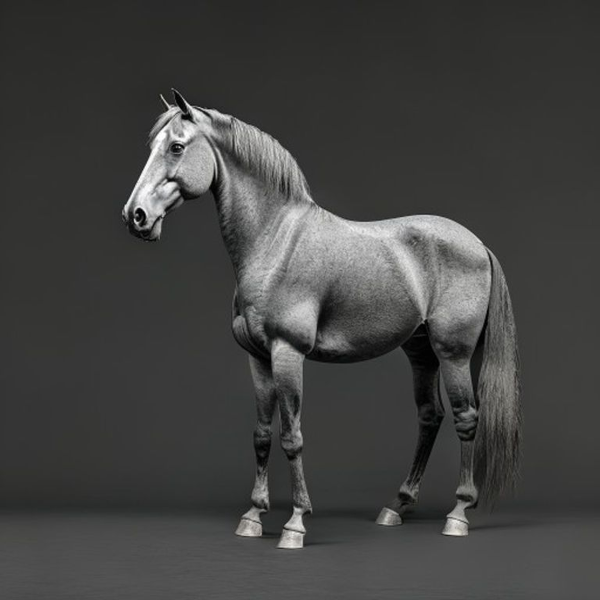
#> input picture lokis-assets/sleipnir/sleipnir-body-base.png, 1200 x 1200 px, found by its file name (shown at 1/2 size)
$ python gen_sleipnir_8leg3.py
#> lines starting #> are read from the running program, lines starting #| are printed output that depends on the picture; after the words box and inside, x2 and y2 are one past the last pixel; in counts of white or black regions, pixels touching at a corner belong together
#!/usr/bin/env python3
"""Premium 8-legged Sleipnir splash (1080x1350).

The body base is a GREYSCALE horse render on a darker grey vignette. There is no
alpha channel and no hue separation, so the background is keyed out by LUMINANCE:
horse pixels are brighter than the background. We feather the luminance mask into a
soft alpha, build a transparent RGBA horse, then clone each real leg ONCE to the
right with a cool shadow tint -> 4 originals + 4 clones = 8 legs (four pairs), which
is how Sleipnir is actually depicted. No numpy required.
"""
import os
from PIL import Image, ImageFilter, ImageDraw

BASE = "/data/data/com.termux/files/home/storage/downloads/hermes-output"
SRC = os.path.join(BASE, "lokis-assets/sleipnir/sleipnir-body-base.png")
OUT = os.path.join(BASE, "lokis-assets/sleipnir/sleipnir-8leg-splash.png")

# ---------------------------------------------------------------- load + key
im = Image.open(SRC).convert("RGB")
#> im is the input picture: PIL image 1200x1200 RGB; mean R, G, B 66.5, 66.7, 65.4
W, H = im.size                      # 1200 x 1200
#> W = 1200; H = 1200
lum = im.convert("L")

THR = 100                           # luminance above this = horse (brighter than bg)
mask = lum.point(lambda v: 255 if v > THR else 0)
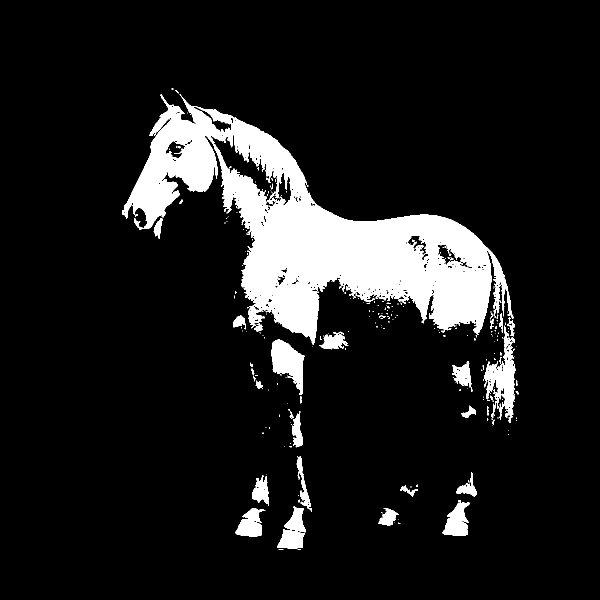
#> mask: PIL image 1200x1200 L (shown at 1/2 size); 11% white; 244 white regions (204 under 20 px), largest, box (x1, y1, x2, y2) and area: (244, 188, 1027, 690) 132633, (968, 651, 1032, 846) 4695, (543, 679, 609, 790) 3980
mask = mask.filter(ImageFilter.GaussianBlur(2))   # tighter feather -> less halo
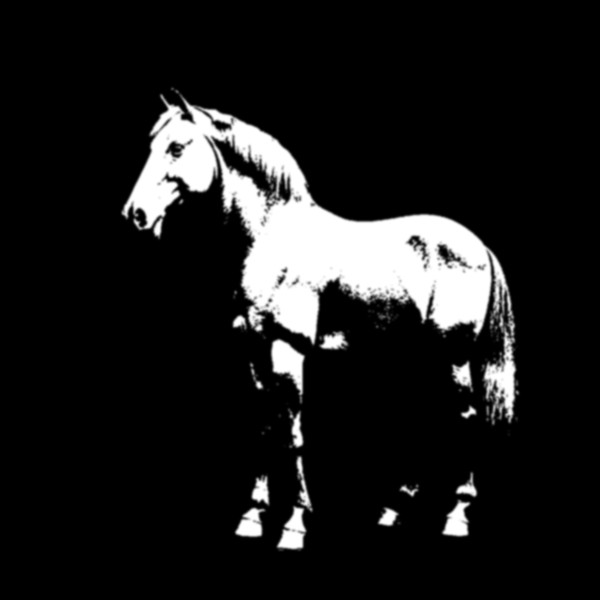
#> mask: PIL image 1200x1200 L (shown at 1/2 size); min 0, max 255, mean 28.2
horse = Image.merge("RGBA", (im.split()[0], im.split()[1], im.split()[2], mask))
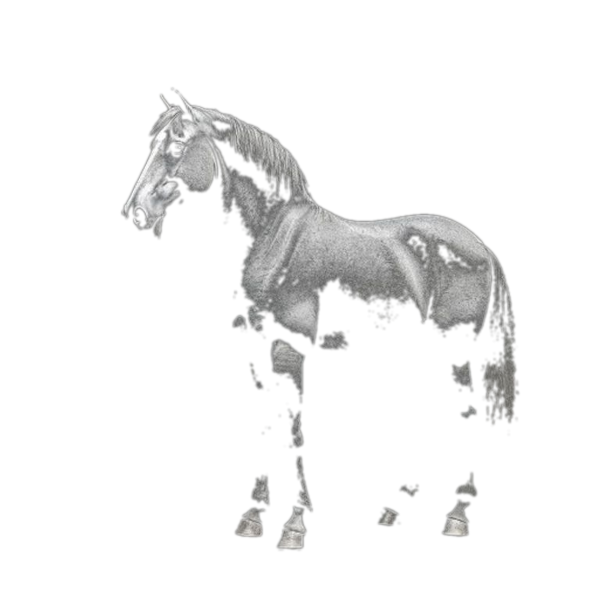
#> horse: PIL image 1200x1200 RGBA (shown at 1/2 size); mean R, G, B, A 66.5, 66.7, 65.4, 28.2; transparent parts drawn white

# ---------------------------------------------------------------- leg positions
# The two front legs sit very close and merge in auto-detection, so we use the
# four validated leg-center fractions (all verified to land on real leg coverage).
leg_centers = [0.42, 0.48, 0.65, 0.76]

# ---------------------------------------------------------------- canvas
CW, CH = 1080, 1350
# vertical-gradient background + faint central glow
bg = Image.new("RGB", (CW, CH))
#> bg: PIL image 1080x1350 RGB; every value is 0
for y in range(CH):
    t = y / CH
    r = int(20 + (8 - 20) * t)
    g = int(18 + (6 - 18) * t)
    b = int(30 + (16 - 30) * t)
    for x in range(0, CW, 8):
        bg.paste((r, g, b), (x, y, x + 8, y + 1))
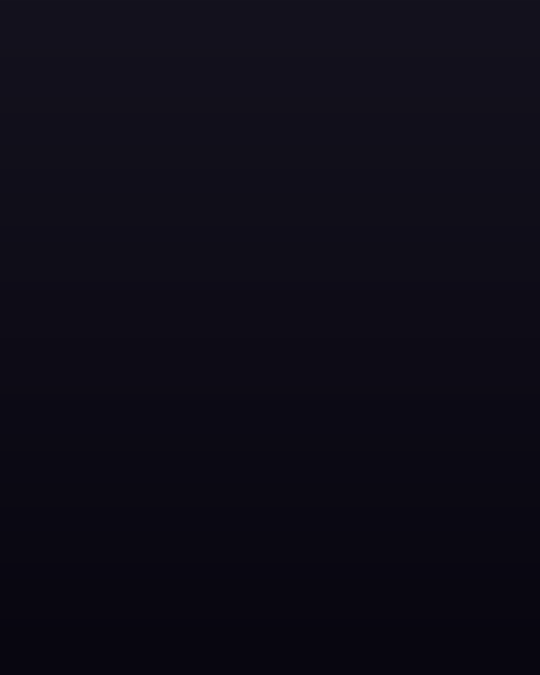
#> bg: PIL image 1080x1350 RGB (shown at 1/2 size); mean R, G, B 13.5, 11.5, 22.5
glow = Image.new("RGB", (CW, CH), (0, 0, 0))
gd = ImageDraw.Draw(glow)
gd.ellipse([CW*0.18, CH*0.30, CW*0.82, CH*0.80], fill=(60, 54, 84))
glow = glow.filter(ImageFilter.GaussianBlur(120))
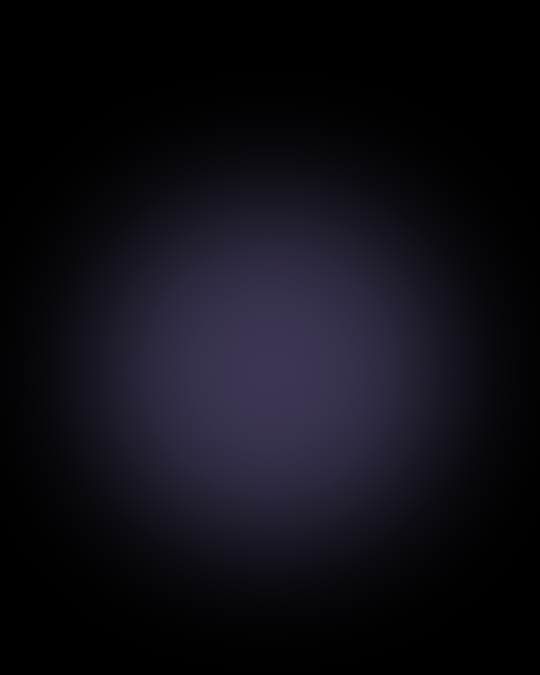
#> glow: PIL image 1080x1350 RGB (shown at 1/2 size); mean R, G, B 15.1, 13.5, 21.1
bg = Image.blend(bg, glow, 0.18)

# ---------------------------------------------------------------- place horse
scale = CW / W                       # 0.9 -> horse is 1080x1080
#> scale = 0.9
horse_s = horse.resize((CW, int(H * scale)), Image.LANCZOS)
by = (CH - horse_s.height) // 2     # center vertically
#> by = 135
canvas = bg.copy()
canvas.paste(horse_s, (0, by), horse_s)
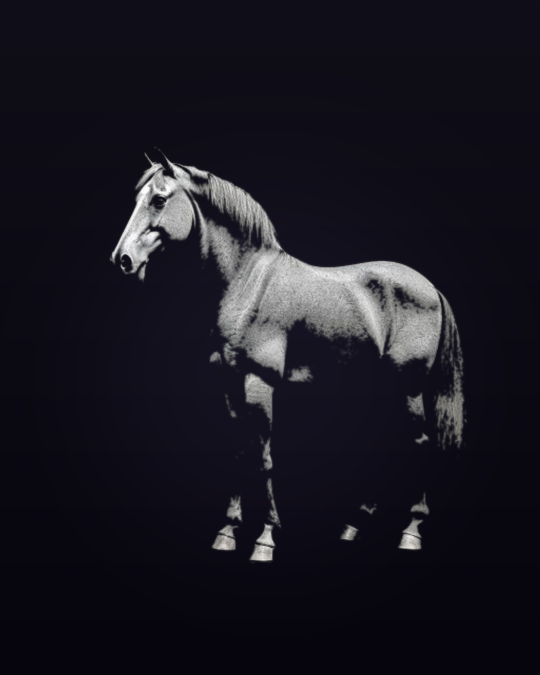
#> canvas: PIL image 1080x1350 RGB (shown at 1/2 size); mean R, G, B 25, 23.3, 32.5

# ---------------------------------------------------------------- clone legs
half_w_f = 0.05                      # leg half-width as fraction of source W
top_f, bot_f = 0.63, 0.93
SX = CW / W                       # source->canvas x scale (== scale)
#> SX = 0.9


def shadow_tint(rgba):
    r, g, b, a = rgba.split()
    r = r.point(lambda v: int(v * 0.50))      # red cut most -> cool
    g = g.point(lambda v: int(v * 0.58))
    b = g.point(lambda v: int(v * 0.70))      # blue cut least -> cool shadow
    a = a.point(lambda v: int(v * 0.92))
    return Image.merge("RGBA", (r, g, b, a))


# tiny per-leg rotation (deg) + offset so each pair looks organic, not stamped
rot = [2.0, -1.5, 1.2, -2.3]
jit = [int(0.012 * CW), int(0.018 * CW), int(0.010 * CW), int(0.015 * CW)]

for i, c in enumerate(leg_centers):
    cx = c * SX                                   # leg center, canvas x
    cy_top = by + int(top_f * horse_s.height)
    cy_bot = by + int(bot_f * horse_s.height)
    # crop the leg (with real alpha) from the scaled horse
    leg = horse_s.crop((int(cx - half_w_f * CW), cy_top,
                        int(cx + half_w_f * CW), cy_bot))
    clone = shadow_tint(leg)
    # slight rotation around the leg's top-center so it stays anchored to the body
    clone = clone.rotate(rot[i], resample=Image.BICUBIC, center=(clone.width // 2, 0),
                         expand=True)
    # paste clone to the right = paired leg; original leg already present in body.
    # offset kept small so the pair reads as a near-double, not a stray third leg.
    base_x = int(cx - half_w_f * CW) + int(0.032 * CW) + jit[i]
    canvas.paste(clone, (base_x, cy_top - clone.height // 12), clone)
#> clone: PIL image 120x329 RGBA; every value is 0

canvas = canvas.filter(ImageFilter.GaussianBlur(0.5))
canvas.save(OUT)
print("saved", OUT, os.path.getsize(OUT) // 1024, "KB")
